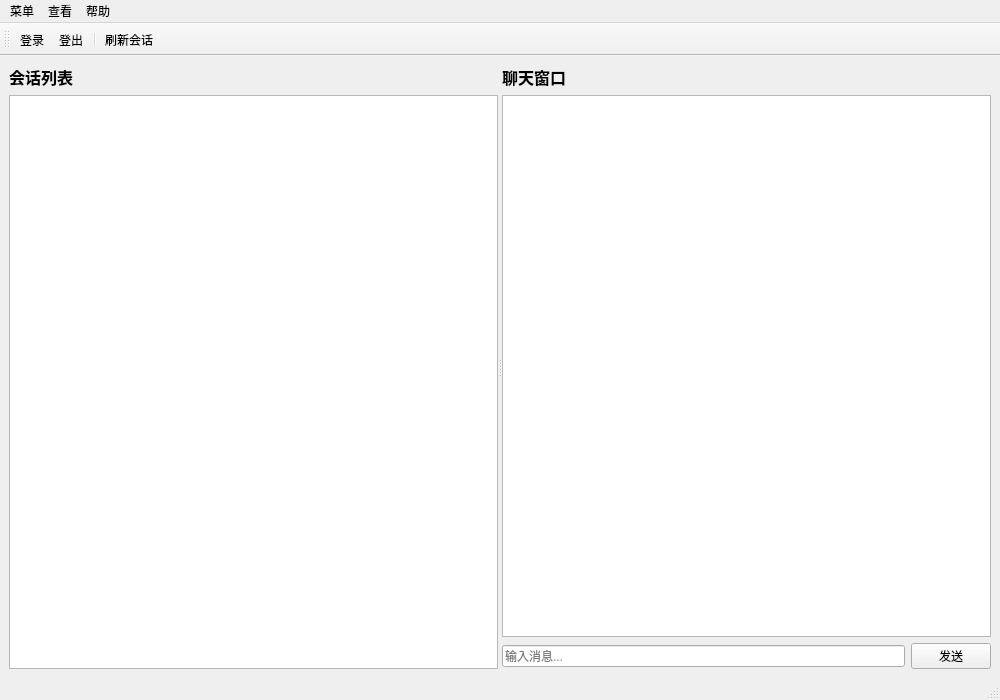
<?xml version="1.0" encoding="UTF-8"?>
<ui version="4.0">
 <class>MainWindow</class>
 <widget class="QMainWindow" name="MainWindow">
  <property name="geometry">
   <rect>
    <x>0</x>
    <y>0</y>
    <width>1000</width>
    <height>700</height>
   </rect>
  </property>
  <property name="windowTitle">
   <string>微语 - ByteDesk Qt Client</string>
  </property>
  <widget class="QWidget" name="centralwidget">
   <layout class="QHBoxLayout" name="horizontalLayout">
    <item>
     <widget class="QSplitter" name="splitter">
      <property name="orientation">
       <enum>Qt::Horizontal</enum>
      </property>
      <widget class="QWidget" name="layoutWidget">
       <layout class="QVBoxLayout" name="leftLayout">
        <item>
         <widget class="QLabel" name="titleLabel">
          <property name="text">
           <string>会话列表</string>
          </property>
          <property name="font">
           <font>
            <pointsize>12</pointsize>
            <bold>true</bold>
           </font>
          </property>
         </widget>
        </item>
        <item>
         <widget class="QListWidget" name="threadListWidget">
          <property name="toolTip">
           <string>会话列表</string>
          </property>
         </widget>
        </item>
       </layout>
      </widget>
      <widget class="QWidget" name="layoutWidget1">
       <layout class="QVBoxLayout" name="rightLayout">
        <item>
         <widget class="QLabel" name="chatTitleLabel">
          <property name="text">
           <string>聊天窗口</string>
          </property>
          <property name="font">
           <font>
            <pointsize>12</pointsize>
            <bold>true</bold>
           </font>
          </property>
         </widget>
        </item>
        <item>
         <widget class="QTextBrowser" name="chatTextBrowser">
          <property name="openExternalLinks">
           <bool>false</bool>
          </property>
          <property name="openLinks">
           <bool>false</bool>
          </property>
         </widget>
        </item>
        <item>
         <layout class="QHBoxLayout" name="inputLayout">
          <item>
           <widget class="QLineEdit" name="messageLineEdit">
            <property name="placeholderText">
             <string>输入消息...</string>
            </property>
           </widget>
          </item>
          <item>
           <widget class="QPushButton" name="sendButton">
            <property name="text">
             <string>发送</string>
            </property>
           </widget>
          </item>
         </layout>
        </item>
       </layout>
      </widget>
     </widget>
    </item>
   </layout>
  </widget>
  <widget class="QMenuBar" name="menubar">
   <property name="geometry">
    <rect>
     <x>0</x>
     <y>0</y>
     <width>1000</width>
     <height>30</height>
    </rect>
   </property>
   <widget class="QMenu" name="menuMenu">
    <property name="title">
     <string>菜单</string>
    </property>
    <addaction name="actionLogin"/>
    <addaction name="actionLogout"/>
    <addaction name="separator"/>
    <addaction name="actionExit"/>
   </widget>
   <widget class="QMenu" name="menuView">
    <property name="title">
     <string>查看</string>
    </property>
    <addaction name="actionRefreshThreads"/>
   </widget>
   <widget class="QMenu" name="menuHelp">
    <property name="title">
     <string>帮助</string>
    </property>
    <addaction name="actionAbout"/>
   </widget>
   <addaction name="menuMenu"/>
   <addaction name="menuView"/>
   <addaction name="menuHelp"/>
  </widget>
  <widget class="QStatusBar" name="statusbar"/>
  <widget class="QToolBar" name="toolBar">
   <property name="windowTitle">
    <string>toolBar</string>
   </property>
   <attribute name="toolBarArea">
    <enum>TopToolBarArea</enum>
   </attribute>
   <attribute name="toolBarBreak">
    <bool>false</bool>
   </attribute>
   <addaction name="actionLogin"/>
   <addaction name="actionLogout"/>
   <addaction name="separator"/>
   <addaction name="actionRefreshThreads"/>
  </widget>
  <action name="actionLogin">
   <property name="text">
    <string>登录</string>
   </property>
   <property name="toolTip">
    <string>登录到服务器</string>
   </property>
  </action>
  <action name="actionLogout">
   <property name="text">
    <string>登出</string>
   </property>
  </action>
  <action name="actionExit">
   <property name="text">
    <string>退出</string>
   </property>
  </action>
  <action name="actionRefreshThreads">
   <property name="text">
    <string>刷新会话</string>
   </property>
  </action>
  <action name="actionAbout">
   <property name="text">
    <string>关于</string>
   </property>
  </action>
 </widget>
 <resources/>
 <connections/>
</ui>
